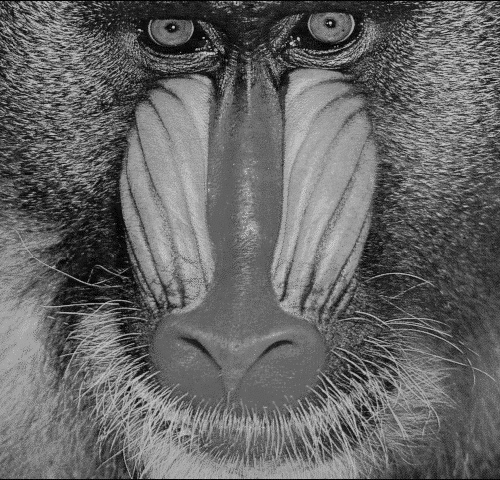
%> input picture clases/Cap01_Introducción/Matlab/mandrill_bw.bmp, 500 x 480 px
$ octave TRAT01_ImageSampling.m   (GNU Octave 9; MATLAB toolbox functions it lacks are replaced by stand-ins)
%> lines starting %> are read from the running program, lines starting %| are printed output that depends on the picture
% Example:
%
% 2D Sampling and grayscale quantization
%
% Computer Vision Course
% (c) José Ramón Iglesias(2021) - https://sites.google.com/a/unicesar.edu.co/jose-r-iglesias/

close all
i = input('Test image: 1> Mandrill, 2> Chicago, 3> Drops, 4> Pattern: ');
%> the answer given: 1
switch i
    case 1
        [X,map] = imread('mandrill_bw.bmp');
%> X is the input picture: size 480x500 uint8; min 0, max 202, mean 102.5
%> map = 256 rows, first 12: [0 0 0; 0.00392 0.00392 0.00392; 0.00784 0.00784 0.00784; 0.0118 0.0118 0.0118; 0.0157 0.0157 0.0157; 0.0196 0.0196 0.0196; 0.0235 0.0235 0.0235; 0.0275 0.0275 0.0275; 0.0314 0.0314 0.0314; 0.0353 0.0353 0.0353; 0.0392 0.0392 0.0392; 0.0431 0.0431 0.0431]
    case 2
        [X,map] = imread('chicago.png');
    case 3
        [X,map] = imread('drops.png');
    case 4
        X = ones(256,1)*(1:256)-1;
end

X = double(X);
%> X: size 480x500 double

X = X/max(X(:))*255;
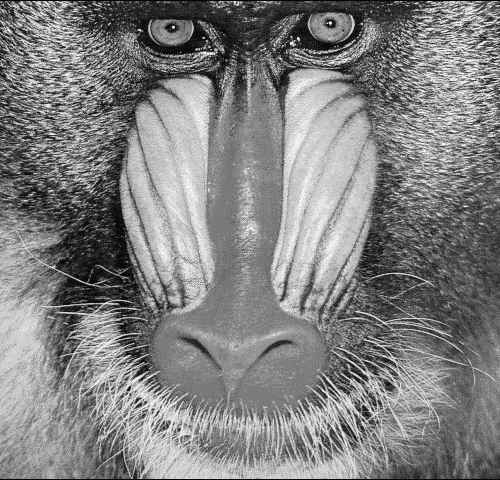
%> X: size 480x500 double; min 0, max 255, mean 129.4

X = round(imresize(X,[512 512]));
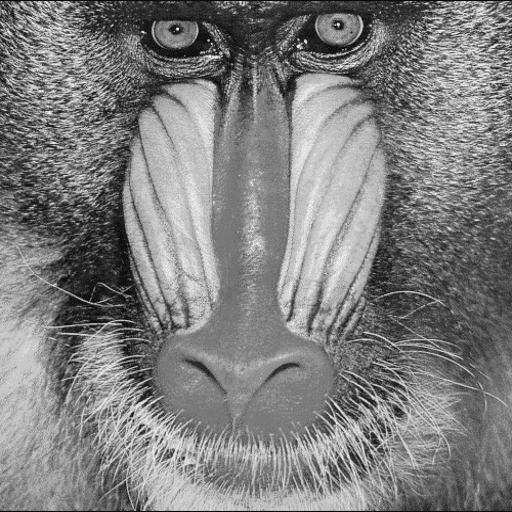
%> X: size 512x512 double; min -8, max 267, mean 129.4; drawn with min black and max white

figure(1)
imshow(X,gray(256))
axis on
title ('original image')

[N,M] = size(X);
%> N = 512; M = 512
fprintf('Image size: %d x %d\n',N,M);
%| Image size: 512 x 512

ok = 1;
while(ok)
%> (the run ends here)

$ run again, with clases/Cap01_Introducción/Matlab/onerice.bmp copied over clases/Cap01_Introducción/Matlab/mandrill_bw.bmp
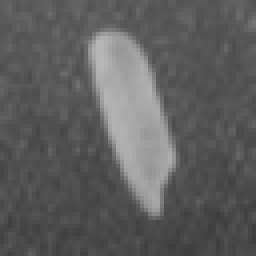
%> input picture clases/Cap01_Introducción/Matlab/onerice.bmp, 64 x 64 px (shown 4 times larger)
%> X is the input picture: size 64x64 uint8; min 59, max 183, mean 94.1
%> map = 256 rows, first 12: [0 0 0; 0.00392 0.00392 0.00392; 0.00784 0.00784 0.00784; 0.0118 0.0118 0.0118; 0.0157 0.0157 0.0157; 0.0196 0.0196 0.0196; 0.0235 0.0235 0.0235; 0.0275 0.0275 0.0275; 0.0314 0.0314 0.0314; 0.0353 0.0353 0.0353; 0.0392 0.0392 0.0392; 0.0431 0.0431 0.0431]
%> `X = round(imresize(X,[512 512]));`:
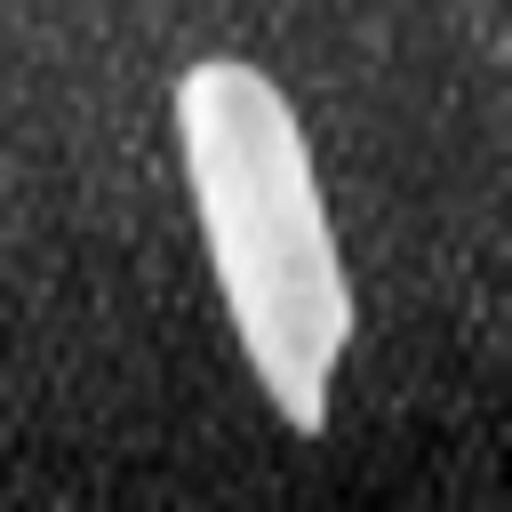
%> X: size 512x512 double; min 81, max 258, mean 131.2; drawn with min black and max white
%| Image size: 512 x 512

$ run again, with clases/Cap01_Introducción/Matlab/flowers.jpg saved as clases/Cap01_Introducción/Matlab/mandrill_bw.bmp
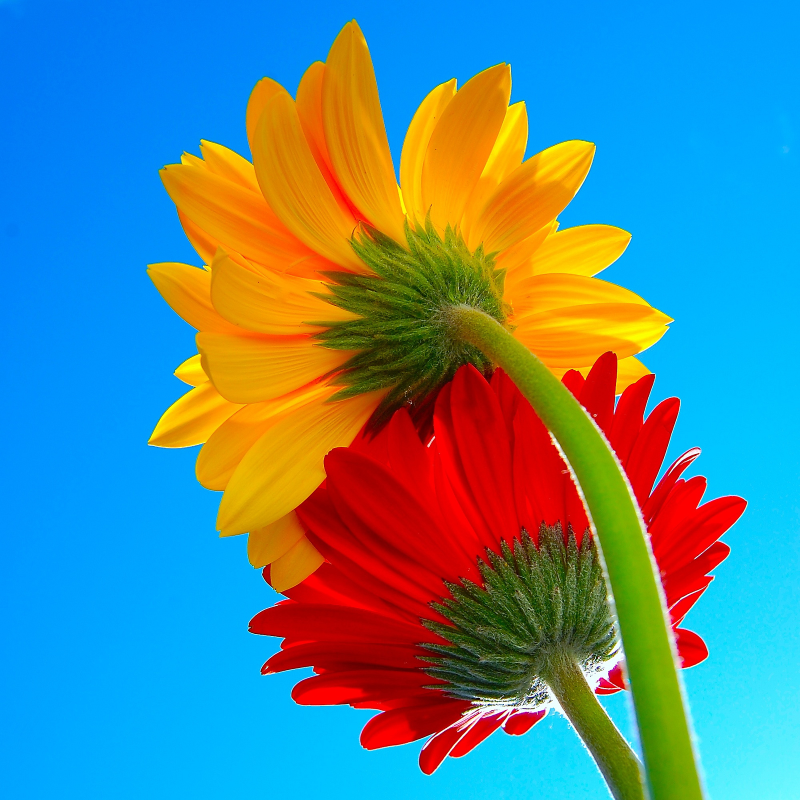
%> input picture clases/Cap01_Introducción/Matlab/flowers.jpg, 1600 x 1600 px (shown at 1/2 size)
%> X is the input picture: size 1600x1600x3 uint8; mean R, G, B 86.4, 134.6, 144
%> map = []
%| Image size: 512 x 1536
